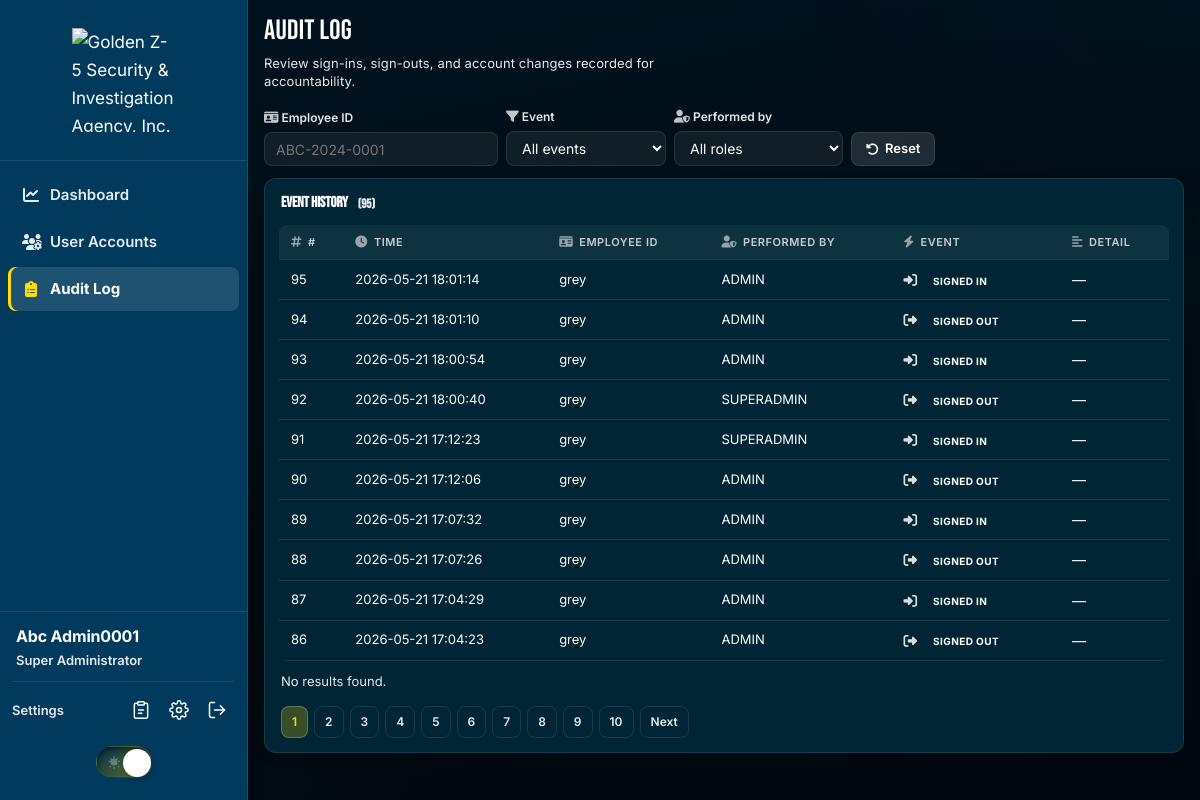
Page /superadmin/audit-log.php (signed in) on the committed database.
### tables this page shows
CREATE TABLE `users` (
  `Company_ID` varchar(13) NOT NULL,
  `Email` varchar(255) NOT NULL,
  `First_Name` varchar(64) DEFAULT NULL,
  `Last_Name` varchar(64) DEFAULT NULL,
  `password_hash` varchar(255) NOT NULL,
  `role_id` tinyint(3) UNSIGNED DEFAULT NULL,
  `role` tinyint(3) UNSIGNED NOT NULL DEFAULT 0 COMMENT '0=headguard,1=admin,2=superadmin',
  `is_active` tinyint(1) NOT NULL DEFAULT 1,
  `failed_login_attempts` tinyint(3) UNSIGNED NOT NULL DEFAULT 0,
  `locked_until` datetime DEFAULT NULL,
  `last_login_at` datetime DEFAULT NULL,
  `password_changed_at` datetime DEFAULT NULL,
  `created_at` timestamp NOT NULL DEFAULT current_timestamp(),
  `updated_at` timestamp NULL DEFAULT current_timestamp() ON UPDATE current_timestamp()
);

CREATE TABLE `recording` (
  `id` int(10) UNSIGNED NOT NULL,
  `Company_ID` varchar(13) DEFAULT NULL,
  `actor_company_id` varchar(13) DEFAULT NULL,
  `Designation` varchar(64) DEFAULT NULL,
  `Event` varchar(20) NOT NULL COMMENT 'LOGIN|LOGOUT',
  `event_detail` varchar(255) DEFAULT NULL,
  `Time_Of_Event` datetime NOT NULL
);

### superadmin/audit-log.php (the view, shortened to what the rows shown need)
<?php
require_once __DIR__ . '/../config/app.php';
require_once __DIR__ . '/../includes/superadmin_accountability.php';
$perPage = 10;
$page = max(1, (int) ($_GET['page'] ?? 1));
$offset = ($page - 1) * $perPage;
$where = [];
$params = [];
$types = '';
$whereSql = $where !== [] ? ' WHERE ' . implode(' AND ', $where) : '';
$total = 0;
$countSql = 'SELECT COUNT(*) AS c FROM recording' . $whereSql;
if ($params === []) {
    $countResult = $conn->query($countSql);
} else {
    $countResult = db_query($conn, $countSql, $types, $params);
}
if ($countResult) {
    $total = (int) $countResult->fetch(PDO::FETCH_ASSOC)['c'];
}
$auditCols = recording_supports_audit_detail($conn)
    ? 'id, Company_ID, actor_company_id, Designation, Event, event_detail, Time_Of_Event'
    : 'id, Company_ID, Designation, Event, Time_Of_Event';
$listSql = "SELECT {$auditCols} FROM recording"
    . $whereSql
    . ' ORDER BY Time_Of_Event DESC LIMIT ? OFFSET ?';
$listParams = $params;
$listTypes = $types . 'ii';
$listParams[] = $perPage;
$listParams[] = $offset;
$entries = [];
$listResult = db_query($conn, $listSql, $listTypes, $listParams);
if ($listResult) {
    while ($row = $listResult->fetch(PDO::FETCH_ASSOC)) {
        $entries[] = $row;
    }
}
?>
<!DOCTYPE html>
<html lang="en">
<head>
</head>
<body class="light-mode superadmin-portal">
<?php require __DIR__ . '/../includes/superadmin_sidebar.php'; ?>
    <main class="app-main">
        <header class="page-header">
            <h1 class="page-title">Audit log</h1>
        </header>
        <section class="card-panel">
            <h2 class="panel-title">Event history <span class="stat-hint">(<?= e((string) $total) ?>)</span></h2>
            <?php if ($entries === []): ?>
                <p class="empty-state"><i class="fa-solid fa-inbox" aria-hidden="true"></i>No audit events match your filters.</p>
            <?php else: ?>
                <div class="data-table-wrap">
                    <table class="data-table">
                        <thead>
                            <tr>
                                <th><i class="fa-solid fa-hashtag th-icon" aria-hidden="true"></i>#</th>
                                <th><i class="fa-solid fa-clock th-icon" aria-hidden="true"></i>Time</th>
                                <th><i class="fa-solid fa-id-card th-icon" aria-hidden="true"></i>Employee ID</th>
                                <th><i class="fa-solid fa-user-shield th-icon" aria-hidden="true"></i>Performed by</th>
                                <th><i class="fa-solid fa-bolt th-icon" aria-hidden="true"></i>Event</th>
                                <th><i class="fa-solid fa-align-left th-icon" aria-hidden="true"></i>Detail</th>
                            </tr>
                        </thead>
                        <tbody id="auditTableBody">
                            <?php foreach ($entries as $entry): ?>
                                <?php
                                $ev = strtoupper((string) ($entry['Event'] ?? ''));
                                $designation = strtoupper((string) ($entry['Designation'] ?? ''));
                                $actorRole = str_starts_with($designation, 'SUPERADMIN')
                                    ? 'SUPERADMIN'
                                    : (str_starts_with($designation, 'ADMIN')
                                        ? 'ADMIN'
                                        : ((str_contains($designation, 'HEADGUARD') || str_contains($designation, 'GUARD'))
                                            ? 'LEGACY'
                                            : ''));
                                $badgeClass = match ($ev) {
                                    'LOGOUT' => 'badge--logout',
                                    'LOGIN' => 'badge--login',
                                    default => 'badge--admin',
                                };
                                ?>
                                <tr data-company="<?= e(strtoupper((string) ($entry['Company_ID'] ?? ''))) ?>" data-event="<?= e($ev) ?>" data-actor-role="<?= e($actorRole) ?>">
                                    <td class="mono"><?= e((string) ($entry['id'] ?? '')) ?></td>
                                    <td class="mono"><?= e((string) ($entry['Time_Of_Event'] ?? '')) ?></td>
                                    <td class="mono"><?= e((string) ($entry['Company_ID'] ?? '—')) ?></td>
                                    <td class="mono"><?= e(superadmin_audit_actor_label($entry)) ?></td>
                                    <td>
                                        <span class="event-cell">
                                            <i class="fa-solid <?= e(superadmin_event_icon($ev)) ?>" aria-hidden="true"></i>
                                            <span class="badge <?= e($badgeClass) ?>"><?= e(superadmin_event_label($ev)) ?></span>
                                        </span>
                                    </td>
                                    <td><?= e((string) ($entry['event_detail'] ?? '—')) ?></td>
                                </tr>
                            <?php endforeach; ?>
                        </tbody>
                    </table>
                </div>
            <?php endif; ?>
        </section>
    </main>
</div>
</body>
</html>

### includes/superadmin_sidebar.php (shortened to what the rows shown need)
<?php
$adminProfile = admin_sidebar_profile();
?>
<aside class="app-sidebar" id="appSidebar" aria-label="Main navigation">
    <div class="sidebar-footer">
        <div class="sidebar-footer-user">
            <span class="sidebar-footer-name" title="<?= e($adminProfile['email']) ?>"><?= e($adminProfile['name']) ?></span>
            <div class="sidebar-footer-meta">
                <span class="sidebar-footer-role"><?= e($adminProfile['role']) ?></span>
            </div>
        </div>
    </div>
</aside>
<div class="app-shell">

### rows in the picture
users: Email+role "Abc Admin0001", Email+role "Super Administrator"
recording: id "95", Time_Of_Event "2026-05-21 18:01:14", Company_ID "grey", Designation "ADMIN", Event "SIGNED IN", event_detail "—"
recording: id "94", Time_Of_Event "2026-05-21 18:01:10", Company_ID "grey", Designation "ADMIN", Event "SIGNED OUT", event_detail "—"
recording: id "93", Time_Of_Event "2026-05-21 18:00:54", Company_ID "grey", Designation "ADMIN", Event "SIGNED IN", event_detail "—"
recording: id "92", Time_Of_Event "2026-05-21 18:00:40", Company_ID "grey", Designation "SUPERADMIN", Event "SIGNED OUT", event_detail "—"
recording: id "91", Time_Of_Event "2026-05-21 17:12:23", Company_ID "grey", Designation "SUPERADMIN", Event "SIGNED IN", event_detail "—"
recording: id "90", Time_Of_Event "2026-05-21 17:12:06", Company_ID "grey", Designation "ADMIN", Event "SIGNED OUT", event_detail "—"
recording: id "89", Time_Of_Event "2026-05-21 17:07:32", Company_ID "grey", Designation "ADMIN", Event "SIGNED IN", event_detail "—"
recording: id "88", Time_Of_Event "2026-05-21 17:07:26", Company_ID "grey", Designation "ADMIN", Event "SIGNED OUT", event_detail "—"
recording: id "87", Time_Of_Event "2026-05-21 17:04:29", Company_ID "grey", Designation "ADMIN", Event "SIGNED IN", event_detail "—"
recording: id "86", Time_Of_Event "2026-05-21 17:04:23", Company_ID "grey", Designation "ADMIN", Event "SIGNED OUT", event_detail "—"

### other values in the picture
$total "95"
